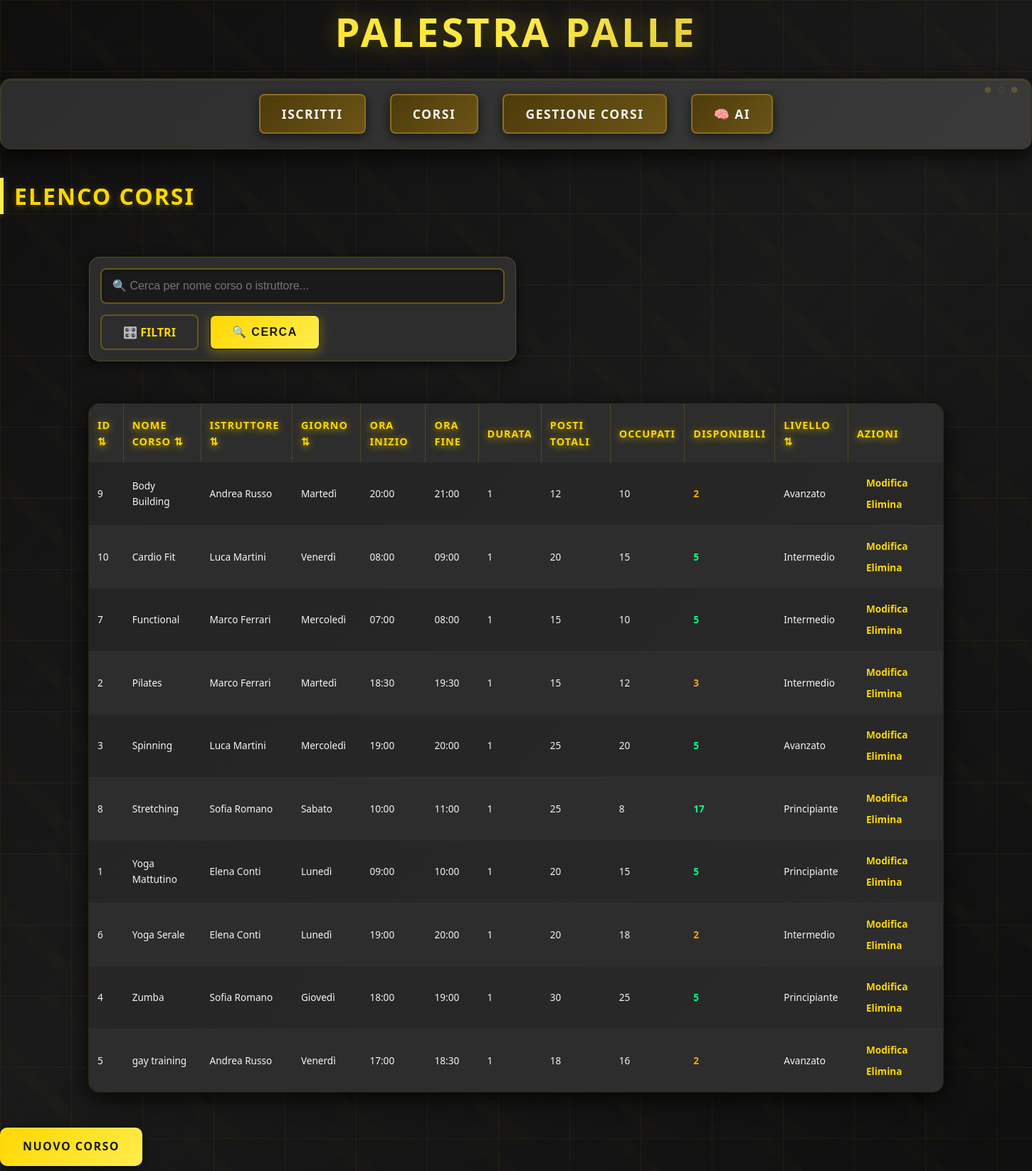
/corsi.php, run on the app's committed database.
### tables this page shows
CREATE TABLE `corsi` (
  `ID_corsi` int(8) UNSIGNED NOT NULL,
  `nome_corso` varchar(20) NOT NULL,
  `istruttore` varchar(160) NOT NULL,
  `giorno_settimana` int(10) NOT NULL,
  `orario_inizio` datetime NOT NULL,
  `orario_fine` datetime NOT NULL,
  `durata` time NOT NULL,
  `posti_disponibili` int(10) NOT NULL,
  `posti_occupati` int(10) NOT NULL,
  `livello` varchar(40) NOT NULL
);

### db.php (called while the page is built, shortened)
<?PHP
	class DB {
		private $db;
		function __construct(){
			$this->db = new mysqli('localhost', 'root', '', 'palestra_palle');
        $this->db->set_charset("utf8");
				}
		function GetCorsi(){
			$sql = "SELECT * FROM corsi";
			$res = $this->db->query($sql);
			$out = [];
			while($row = $res->fetch_object()){
				$out[] = $row;
			}
			return $out;
		}
	}
	$db = new DB();

### corsi.php (the view, shortened to what this page needs)
<!DOCTYPE html>
<html>
<head>
	<link rel="stylesheet" href="style.css">
</head>
<body>
	<h1>Palestra Palle</h1>
	<div class="menu">
		<a href="Index.php">ISCRITTI</a>
		<a href="corsi.php">CORSI</a>
		<a href="gestione.php">GESTIONE CORSI</a>
		<a href="ai_dashboard.php">🧠 AI</a>
	</div>
	<?PHP
	require('db.php');
	function getNomeGiorno($n)
	{
		$g = [1 => 'Lunedì', 2 => 'Martedì', 3 => 'Mercoledì', 4 => 'Giovedì', 5 => 'Venerdì', 6 => 'Sabato', 7 => 'Domenica'];
		return $g[$n] ?? $n;
	}
	$azione = $_GET['azione'] ?? 'lista';
	$corsi = [];
	$ricerca = $_GET['q'] ?? '';
	$filtro_giorno = $_GET['giorno'] ?? '';
	$filtro_livello = $_GET['livello'] ?? '';
	$ordine = $_GET['ordine'] ?? 'nome_corso';
	$direzione = $_GET['dir'] ?? 'ASC';
	$mostra_filtri = isset($_GET['filtri']) || $filtro_giorno !== '' || $filtro_livello !== '';
	function sortLink($campo, $ordine, $direzione, $ricerca, $filtro_giorno, $filtro_livello)
	{
		$dir = ($ordine === $campo && $direzione === 'ASC') ? 'DESC' : 'ASC';
		$url = 'corsi.php?ordine=' . urlencode($campo) . '&dir=' . $dir;
		return $url;
	}
	if ($azione == 'lista') {
		$corsi = $db->GetCorsi();
		usort($corsi, function ($a, $b) use ($ordine, $direzione) {
			$valA = $a->$ordine ?? '';
			$valB = $b->$ordine ?? '';
			$cmp = is_numeric($valA) ? ($valA - $valB) : strcmp($valA, $valB);
			return $direzione === 'DESC' ? -$cmp : $cmp;
		});
	}
	?>
	<?php if ($azione == 'lista'): ?>
		<h2>Elenco Corsi</h2>
		<div class="search-container">
			<form method="GET" class="search-bar">
				<input type="text" name="q" placeholder="🔍 Cerca per nome corso o istruttore..."
					value="<?= htmlspecialchars($ricerca) ?>">
				<div class="search-actions">
					<a href="corsi.php?<?= $mostra_filtri ? '' : 'filtri=1&' ?>q=<?= urlencode($ricerca) ?>&giorno=<?= urlencode($filtro_giorno) ?>&livello=<?= urlencode($filtro_livello) ?>"
						class="filter-btn <?= $mostra_filtri ? 'active' : '' ?>">
						<?= $mostra_filtri ? '✕ Nascondi' : '🎛️ Filtri' ?>
					</a>
					<button type="submit" class="search-btn">
						🔍 Cerca
					</button>
				</div>
			</form>
		</div>
		<table>
			<tr>
				<th><a href="<?= sortLink('ID_corsi', $ordine, $direzione, $ricerca, $filtro_giorno, $filtro_livello) ?>">ID
						⇅</a></th>
				<th><a href="<?= sortLink('nome_corso', $ordine, $direzione, $ricerca, $filtro_giorno, $filtro_livello) ?>">Nome
						Corso ⇅</a></th>
				<th><a href="<?= sortLink('istruttore', $ordine, $direzione, $ricerca, $filtro_giorno, $filtro_livello) ?>">Istruttore
						⇅</a></th>
				<th><a
						href="<?= sortLink('giorno_settimana', $ordine, $direzione, $ricerca, $filtro_giorno, $filtro_livello) ?>">Giorno
						⇅</a></th>
				<th>Ora Inizio</th>
				<th>Ora Fine</th>
				<th>Durata</th>
				<th>Posti Totali</th>
				<th>Occupati</th>
				<th>Disponibili</th>
				<th><a href="<?= sortLink('livello', $ordine, $direzione, $ricerca, $filtro_giorno, $filtro_livello) ?>">Livello
						⇅</a></th>
				<th>Azioni</th>
			</tr>
			<?php foreach ($corsi as $c):
				$disponibili = ($c->posti_disponibili ?? 0) - ($c->posti_occupati ?? 0);
				?>
				<tr>
					<td><?= (int) ($c->ID_corsi ?? 0) ?></td>
					<td><?= htmlspecialchars($c->nome_corso ?? '') ?></td>
					<td><?= htmlspecialchars($c->istruttore ?? '') ?></td>
					<td><?= getNomeGiorno($c->giorno_settimana ?? '') ?></td>
					<td><?= date('H:i', strtotime($c->orario_inizio ?? '')) ?></td>
					<td><?= date('H:i', strtotime($c->orario_fine ?? '')) ?></td>
					<td><?= (int) ($c->durata ?? 0) ?></td>
					<td><?= (int) ($c->posti_disponibili ?? 0) ?></td>
					<td><?= (int) ($c->posti_occupati ?? 0) ?></td>
					<td
						style="font-weight: bold; color: <?= $disponibili == 0 ? '#ff4444' : ($disponibili <= 3 ? '#ffa500' : '#00ff88') ?>">
						<?= $disponibili ?>
					</td>
					<td><?= htmlspecialchars($c->livello ?? '') ?></td>
					<td>
						<a href="corsi.php?azione=modifica&id=<?= (int) ($c->ID_corsi ?? 0) ?>">Modifica</a>
						<a href="corsi.php?azione=cancella&id=<?= (int) ($c->ID_corsi ?? 0) ?>"
							onclick="return confirm('Sei sicuro di voler eliminare questo corso?')">Elimina</a>
					</td>
				</tr>
			<?php endforeach; ?>
		</table>
		<a href="corsi.php?azione=nuovo" class="btn-nuovo">Nuovo Corso</a>
	<?php endif; ?>
</body>
</html>

### corsi.php (style rules this page uses)
.search-container { width: 95%; max-width: 1200px; margin: 30px auto 20px; display: flex; flex-direction: column; gap: 15px; }
.search-bar { display: flex; align-items: center; background: var(--dark-secondary); padding: 15px; border-radius: 15px; box-shadow: var(--shadow-medium); border: 1px solid rgba(255, 215, 0, 0.2); flex-wrap: wrap; gap: 15px; }
.search-bar input[type="text"] { flex: 1; min-width: 250px; background: var(--dark-primary); border: 2px solid var(--brown-medium); border-radius: 8px; color: white; font-size: 1rem; height: 50px; padding: 0 15px; box-shadow: inset 0 2px 5px rgba(0, 0, 0, 0.3); }
.search-actions { display: flex; gap: 15px; align-items: center; }
.filter-btn, .search-btn { height: 50px; padding: 0 30px; border-radius: 8px; font-weight: 700; text-transform: uppercase; cursor: pointer; text-decoration: none; display: flex; align-items: center; justify-content: center; gap: 10px; transition: all 0.3s ease; font-size: 1rem; box-sizing: border-box; line-height: 1; margin: 0; }
.filter-btn { background: transparent; color: var(--yellow-neon); border: 2px solid var(--brown-medium); }
.search-btn { background: linear-gradient(135deg, var(--yellow-neon), var(--yellow-bright)); color: var(--dark-primary); border: 2px solid transparent; box-shadow: 0 4px 15px rgba(255, 215, 0, 0.3); background-clip: padding-box; }
th a { color: inherit; text-decoration: none; }

### data on the page
corsi: ID_corsi "9", nome_corso "Body Building", istruttore "Andrea Russo", giorno_settimana "Martedì", orario_inizio "20:00", orario_fine "21:00", durata "1", posti_disponibili "12", posti_occupati "10", disponibili "2", livello "Avanzato"
corsi: ID_corsi "10", nome_corso "Cardio Fit", istruttore "Luca Martini", giorno_settimana "Venerdì", orario_inizio "08:00", orario_fine "09:00", durata "1", posti_disponibili "20", posti_occupati "15", disponibili "5", livello "Intermedio"
corsi: ID_corsi "7", nome_corso "Functional", istruttore "Marco Ferrari", giorno_settimana "Mercoledì", orario_inizio "07:00", orario_fine "08:00", durata "1", posti_disponibili "15", posti_occupati "10", disponibili "5", livello "Intermedio"
corsi: ID_corsi "2", nome_corso "Pilates", istruttore "Marco Ferrari", giorno_settimana "Martedì", orario_inizio "18:30", orario_fine "19:30", durata "1", posti_disponibili "15", posti_occupati "12", disponibili "3", livello "Intermedio"
corsi: ID_corsi "3", nome_corso "Spinning", istruttore "Luca Martini", giorno_settimana "Mercoledì", orario_inizio "19:00", orario_fine "20:00", durata "1", posti_disponibili "25", posti_occupati "20", disponibili "5", livello "Avanzato"
corsi: ID_corsi "8", nome_corso "Stretching", istruttore "Sofia Romano", giorno_settimana "Sabato", orario_inizio "10:00", orario_fine "11:00", durata "1", posti_disponibili "25", posti_occupati "8", disponibili "17", livello "Principiante"
corsi: ID_corsi "1", nome_corso "Yoga Mattutino", istruttore "Elena Conti", giorno_settimana "Lunedì", orario_inizio "09:00", orario_fine "10:00", durata "1", posti_disponibili "20", posti_occupati "15", disponibili "5", livello "Principiante"
corsi: ID_corsi "6", nome_corso "Yoga Serale", istruttore "Elena Conti", giorno_settimana "Lunedì", orario_inizio "19:00", orario_fine "20:00", durata "1", posti_disponibili "20", posti_occupati "18", disponibili "2", livello "Intermedio"
corsi: ID_corsi "4", nome_corso "Zumba", istruttore "Sofia Romano", giorno_settimana "Giovedì", orario_inizio "18:00", orario_fine "19:00", durata "1", posti_disponibili "30", posti_occupati "25", disponibili "5", livello "Principiante"
corsi: ID_corsi "5", nome_corso "gay training", istruttore "Andrea Russo", giorno_settimana "Venerdì", orario_inizio "17:00", orario_fine "18:30", durata "1", posti_disponibili "18", posti_occupati "16", disponibili "2", livello "Avanzato"
